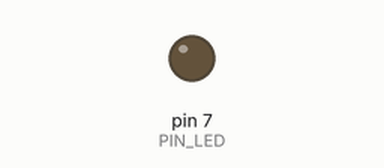
Recording of a sketch running on a simulated Arduino Uno, built with avr-gcc and run on an emulated ATmega328P. Shown: output pins drawn as LEDs (lit = HIGH). Dashed ring = blinking. At 2.8 s the program stops and its outputs stay as they are.

Above: at 0.5 s.
At 2.55 s:
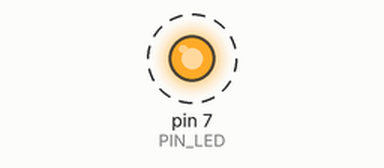
Timing chart, 0 to 3.0 s (numbered marks = the images above):
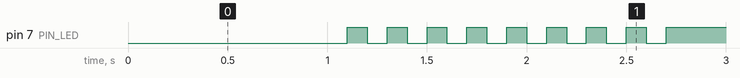

Measured:
- by itself, pin 7 (PIN_LED): alternates HIGH for 0.10 s and LOW for 0.10 s, 17 changes in all, then stays HIGH

The sketch:

05_practice_2.ino.ino
```cpp
#define PIN_LED 7
unsigned int count, toggle;

void setup() {
  pinMode(PIN_LED, OUTPUT);
  Serial.begin(115200); //Initialize serial port
  while (!Serial) {
    ; // wait for serial port to connect
  }
}

void loop() {
  digitalWrite(PIN_LED, 0);
  delay(1000);
  count=0;
  while(1) {
    digitalWrite(PIN_LED, 0);
    delay(100);
    count +1;
    digitalWrite(PIN_LED, 1);
    delay(100);
    count = count +1;
     if (count == 9) {
      break;
     }else {
     continue;
  }
  }
  while(1) {
    digitalWrite(PIN_LED, 1);
  }
}
/*int toggle_state(int toggle) {
  if (toggle == 1){
  toggle = 0;
  }else{
    toggle = 1;}
  return toggle;
}*/
```
